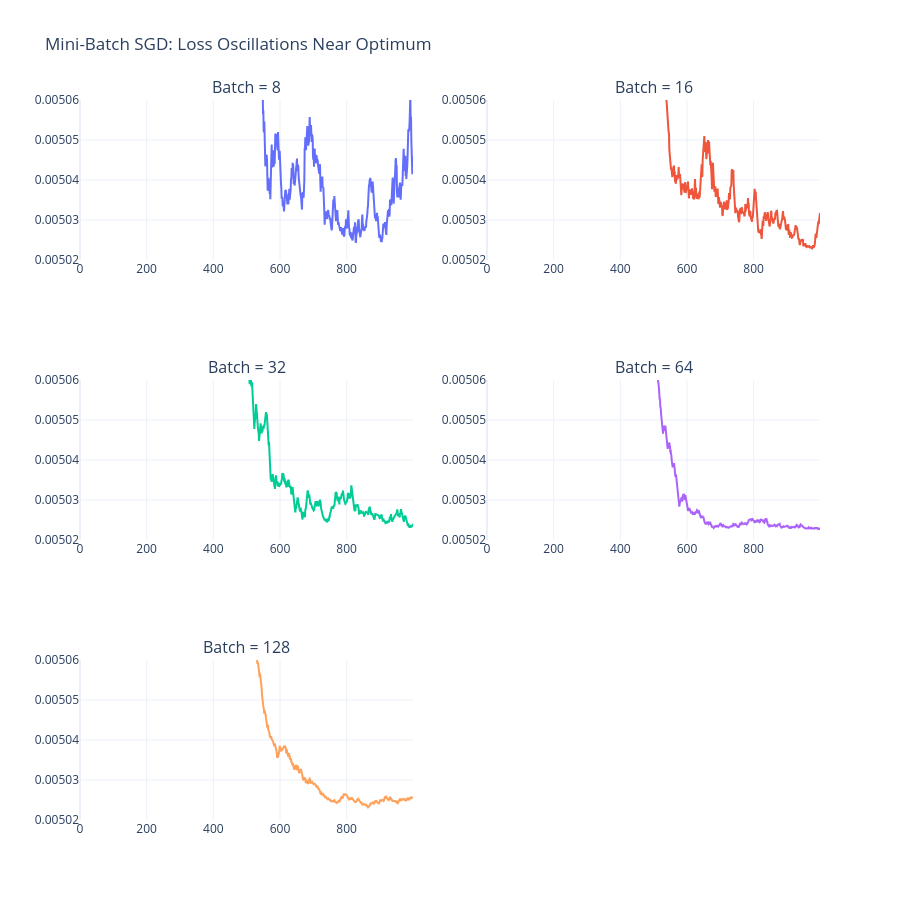

Notebook code for this chart:
### Code cell
import plotly.graph_objects as go
from plotly.subplots import make_subplots

fig = make_subplots(
    rows=3,
    cols=2,
    subplot_titles=(
        "Batch = 8", "Batch = 16",
        "Batch = 32", "Batch = 64",
        "Batch = 128", ""
    )
)

# Row 1
fig.add_trace(go.Scatter(y=losses_b8,  mode="lines", name="Batch = 8"),  row=1, col=1)
fig.add_trace(go.Scatter(y=losses_b16, mode="lines", name="Batch = 16"), row=1, col=2)

# Row 2
fig.add_trace(go.Scatter(y=losses_b32, mode="lines", name="Batch = 32"), row=2, col=1)
fig.add_trace(go.Scatter(y=losses_b64, mode="lines", name="Batch = 64"), row=2, col=2)

# Row 3
fig.add_trace(go.Scatter(y=losses_b128, mode="lines", name="Batch = 128"), row=3, col=1)

# Layout
fig.update_layout(
    title="Mini-Batch SGD: Loss Oscillations Near Optimum",
    template="plotly_white",
    height=900,
    showlegend=False
)

fig.update_yaxes(range=[0.00502, 0.00506])

fig.show()

### Figure 1 — Plotly figure (JSON) as saved in the notebook; plotly's stock layout.template omitted (floating-point values rounded to 4 significant figures; data arrays with more than 128 entries replaced by an {"elided": "..."} marker saying what was removed)
{"data": [{"mode": "lines", "name": "Batch = 8", "type": "scatter", "xaxis": "x", "y": {"elided": "1000 float values"}, "yaxis": "y"}, {"mode": "lines", "name": "Batch = 16", "type": "scatter", "xaxis": "x2", "y": {"elided": "1000 float values"}, "yaxis": "y2"}, {"mode": "lines", "name": "Batch = 32", "type": "scatter", "xaxis": "x3", "y": {"elided": "1000 float values"}, "yaxis": "y3"}, {"mode": "lines", "name": "Batch = 64", "type": "scatter", "xaxis": "x4", "y": {"elided": "1000 float values"}, "yaxis": "y4"}, {"mode": "lines", "name": "Batch = 128", "type": "scatter", "xaxis": "x5", "y": {"elided": "1000 float values"}, "yaxis": "y5"}], "layout": {"annotations": [{"font": {"size": 16}, "showarrow": false, "text": "Batch = 8", "x": 0.225, "xanchor": "center", "xref": "paper", "y": 1, "yanchor": "bottom", "yref": "paper"}, {"font": {"size": 16}, "showarrow": false, "text": "Batch = 16", "x": 0.775, "xanchor": "center", "xref": "paper", "y": 1, "yanchor": "bottom", "yref": "paper"}, {"font": {"size": 16}, "showarrow": false, "text": "Batch = 32", "x": 0.225, "xanchor": "center", "xref": "paper", "y": 0.6111, "yanchor": "bottom", "yref": "paper"}, {"font": {"size": 16}, "showarrow": false, "text": "Batch = 64", "x": 0.775, "xanchor": "center", "xref": "paper", "y": 0.6111, "yanchor": "bottom", "yref": "paper"}, {"font": {"size": 16}, "showarrow": false, "text": "Batch = 128", "x": 0.225, "xanchor": "center", "xref": "paper", "y": 0.2222, "yanchor": "bottom", "yref": "paper"}], "height": 900, "showlegend": false, "title": {"text": "Mini-Batch SGD: Loss Oscillations Near Optimum"}, "xaxis": {"anchor": "y", "domain": [0, 0.45]}, "xaxis2": {"anchor": "y2", "domain": [0.55, 1]}, "xaxis3": {"anchor": "y3", "domain": [0, 0.45]}, "xaxis4": {"anchor": "y4", "domain": [0.55, 1]}, "xaxis5": {"anchor": "y5", "domain": [0, 0.45]}, "xaxis6": {"anchor": "y6", "domain": [0.55, 1]}, "yaxis": {"anchor": "x", "domain": [0.7778, 1], "range": [0.00502, 0.00506]}, "yaxis2": {"anchor": "x2", "domain": [0.7778, 1], "range": [0.00502, 0.00506]}, "yaxis3": {"anchor": "x3", "domain": [0.3889, 0.6111], "range": [0.00502, 0.00506]}, "yaxis4": {"anchor": "x4", "domain": [0.3889, 0.6111], "range": [0.00502, 0.00506]}, "yaxis5": {"anchor": "x5", "domain": [0, 0.2222], "range": [0.00502, 0.00506]}, "yaxis6": {"anchor": "x6", "domain": [0, 0.2222], "range": [0.00502, 0.00506]}}}
